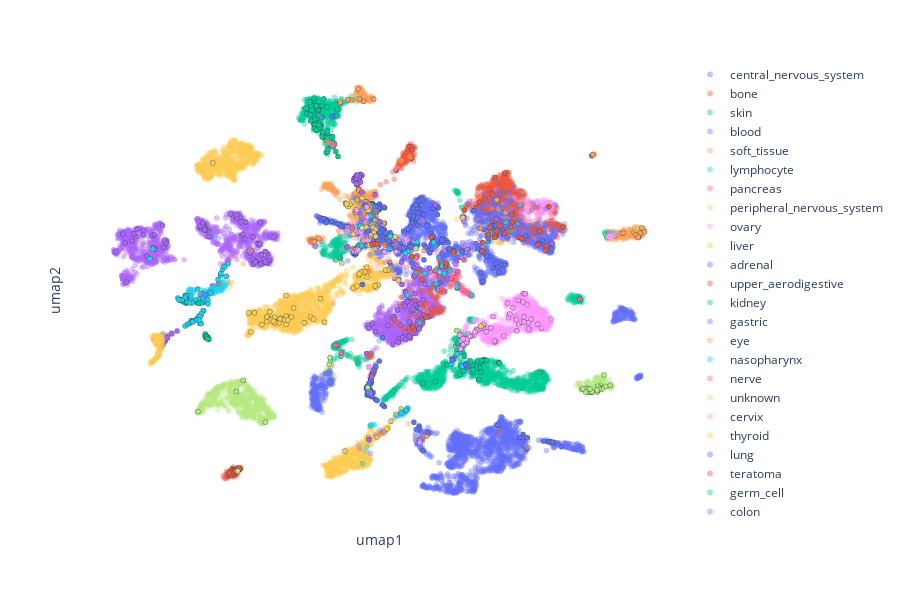

Source (notebook cell):
### Code cell
fig = px.scatter(my_celligner.umap_reduced, x='umap1', y='umap2', color='tissue_type', symbol='cell_type', 
                 opacity=0.4, hover_data=['tissue_type'])

for i, trace in enumerate(fig.data):
    name = trace.name.split(',')
    if name[1] == ' CCLE cell line':
        trace['marker'] = dict(size=5, line=dict(width=0.5, color='DarkSlateGrey'), color=trace['marker']['color'])
        trace['showlegend'] = False
    else:
        trace['name'] = name[0]

fig.add_trace(go.Scatter(y=[None], mode='markers',
                         marker=dict(symbol='circle', color='black'),
                         name='TCGA tumor'))
fig.add_trace(go.Scatter(y=[None], mode='markers',
                         marker=dict(symbol='circle-open', color='black'),
                         name='Cell line'))

fig.update_layout(legend_title_text='', plot_bgcolor="white", height=600)
fig.update_xaxes(showticklabels=False); fig.update_yaxes(showticklabels=False)
fig.show()
